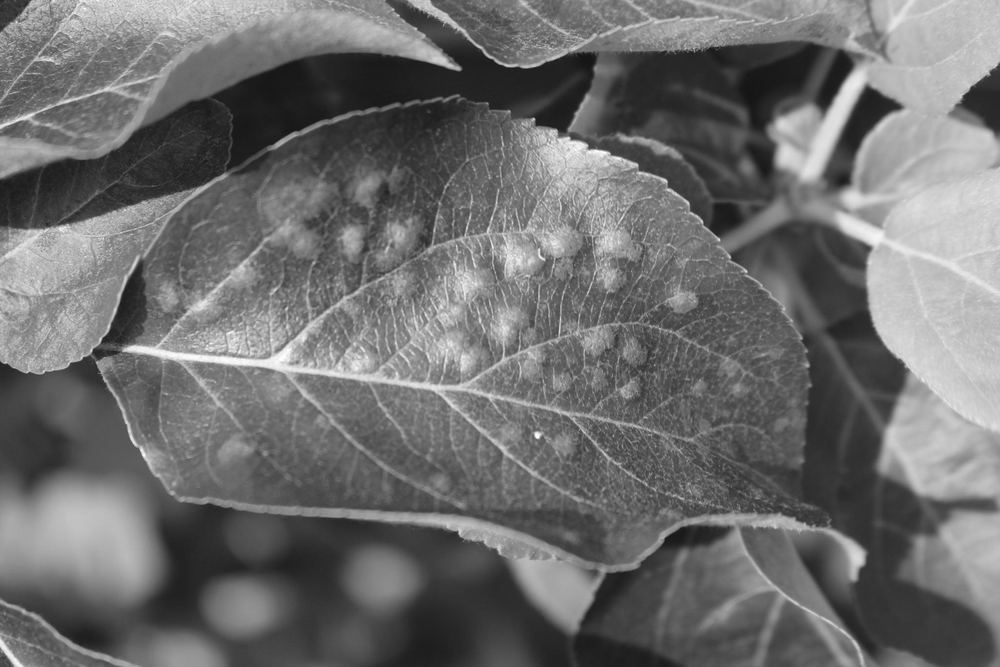
#> input picture Train/Train_2.pgm, 1000 x 667 px, shrunk from 2048 x 1365 before the run, found by its file name
$ jupyter execute main.ipynb
#> lines starting #> are read from the running program, lines starting #| are printed output that depends on the picture; after the words box and inside, x2 and y2 are one past the last pixel; in counts of white or black regions, pixels touching at a corner belong together; long printed decimals are rounded
# Plant Disease Detection

[cell 1]
import cv2 as cv
import numpy as np
import matplotlib.pyplot as plt
from math import exp, sqrt

[cell 2]
filenames = [".\Train\Train_2.pgm",".\Train\Train_1.pgm",".\Train\Train_3.pgm",".\Train\Train_4.pgm"]
Train1 = cv.imread(filenames[0],0)
#> Train1 is the input picture: shape (667, 1000); min 21, max 255, mean 109.9
Train2 = cv.imread(filenames[1],0)
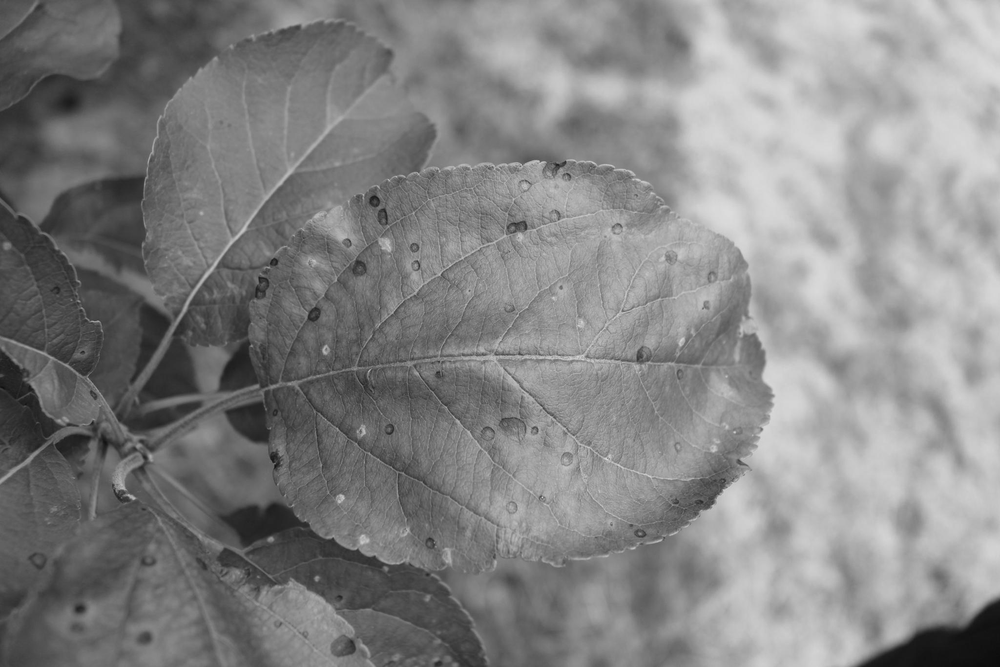
#> input picture Train/Train_1.pgm, 1000 x 667 px, shrunk from 2048 x 1365 before the run, found by its file name
#> Train2 is the input picture: shape (667, 1000); min 12, max 220, mean 132.3
Train3 = cv.imread(filenames[2],0)
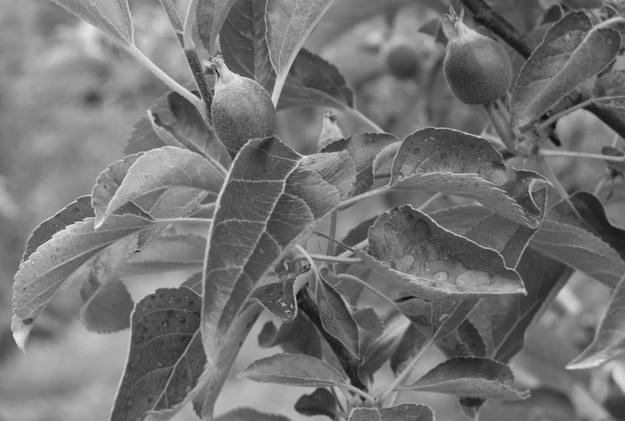
#> input picture Train/Train_3.pgm, 625 x 421 px, shrunk from 1280 x 862 before the run, found by its file name
#> Train3 is the input picture: shape (421, 625); min 14, max 237, mean 116.1
Train4 = cv.imread(filenames[3],0)
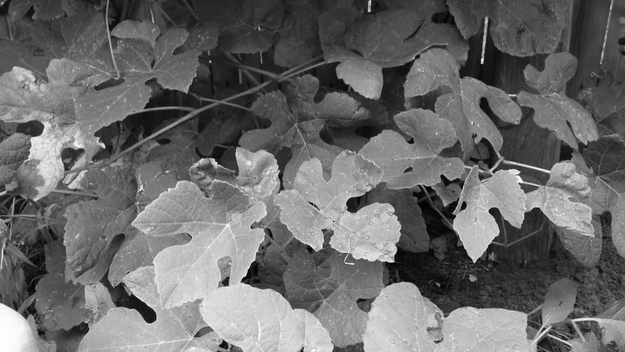
#> input picture Train/Train_4.pgm, 625 x 352 px, shrunk from 1280 x 720 before the run, found by its file name
#> Train4 is the input picture: shape (352, 625); min 0, max 255, mean 106.6

train_images = [Train1, Train2, Train3 ,Train4]

[cell 3]
plt.figure(figsize = (13,8))
plt.imshow(train_images[0],cmap = 'gray')
plt.show()

Detect when an image is Blurry:
https://www.youtube.com/watch?v=5YP7OoMhXbM

[cell 4]
for i in range(len(train_images)):

    laplacian_var = cv.Laplacian(train_images[i],cv.CV_64F).var()
    print("Train image",i+1,":",laplacian_var)

    if laplacian_var < 5:
        print("Image is blurry")
#> this loop made 4 passes
#> laplacian_var on passes 1 to 4: 292.9, 191.7, 321.3, 901.8
#| Train image 1 : 292.943
#| Train image 2 : 191.667
#| Train image 3 : 321.312
#| Train image 4 : 901.805

[cell 5]
# [7 lines of commented-out code are left out]

HomomorphicFilter: https://github.com/glasgio/homomorphic-filter

[cell 6]
import logging
import numpy as np

# Homomorphic filter class
class HomomorphicFilter:
    """Homomorphic filter implemented with diferents filters and an option to an external filter.

    High-frequency filters implemented:
        butterworth
        gaussian
    Attributes:
        a, b: Floats used on emphasis filter:
            H = a + b*H

        .
    """

    def __init__(self, a = 0.5, b = 1.5):
        self.a = float(a)
        self.b = float(b)

    # Filters
    def __butterworth_filter(self, I_shape, filter_params):
        P = I_shape[0]/2
        Q = I_shape[1]/2
        U, V = np.meshgrid(range(I_shape[0]), range(I_shape[1]), sparse=False, indexing='ij')
        Duv = (((U-P)**2+(V-Q)**2)).astype(float)
        H = 1/(1+(Duv/filter_params[0]**2)**filter_params[1])
        return (1 - H)

    def __gaussian_filter(self, I_shape, filter_params):
        P = I_shape[0]/2
        Q = I_shape[1]/2
        H = np.zeros(I_shape)
        U, V = np.meshgrid(range(I_shape[0]), range(I_shape[1]), sparse=False, indexing='ij')
        Duv = (((U-P)**2+(V-Q)**2)).astype(float)
        H = np.exp((-Duv/(2*(filter_params[0])**2)))
        return (1 - H)

    # Methods
    def __apply_filter(self, I, H):
        H = np.fft.fftshift(H)
        I_filtered = (self.a + self.b*H)*I
        return I_filtered

    def filter(self, I, filter_params, filter='butterworth', H = None):

        """
        Method to apply homormophic filter on an image
        Attributes:
            I: Single channel image
            filter_params: Parameters to be used on filters:
                butterworth:
                    filter_params[0]: Cutoff frequency
                    filter_params[1]: Order of filter
                gaussian:
                    filter_params[0]: Cutoff frequency
            filter: Choose of the filter, options:
                butterworth
                gaussian
                external
            H: Used to pass external filter
        """

        #  Validating image
        if len(I.shape) != 2:
            raise Exception('Improper image')

        # Take the image to log domain and then to frequency domain
        I_log = np.log1p(np.array(I, dtype="float"))
        I_fft = np.fft.fft2(I_log)

        # Filters
        if filter=='butterworth':
            H = self.__butterworth_filter(I_shape = I_fft.shape, filter_params = filter_params)
        elif filter=='gaussian':
            H = self.__gaussian_filter(I_shape = I_fft.shape, filter_params = filter_params)
        elif filter=='external':
            print('external')
            if len(H.shape) != 2:
                raise Exception('Invalid external filter')
        else:
            raise Exception('Selected filter not implemented')

        # Apply filter on frequency domain then take the image back to spatial domain
        I_fft_filt = self.__apply_filter(I = I_fft, H = H)
        I_filt = np.fft.ifft2(I_fft_filt)
        I = np.exp(np.real(I_filt))-1
        return np.uint8(I)
# End of class HomomorphicFilter

homo_filter = HomomorphicFilter(a = 1, b = 0.8)
homo_filtered = homo_filter.filter(I=train_images[0], filter_params=[30,2])
#> in filter, `I_log = np.log1p(np.array(I, dtype="float"))`:
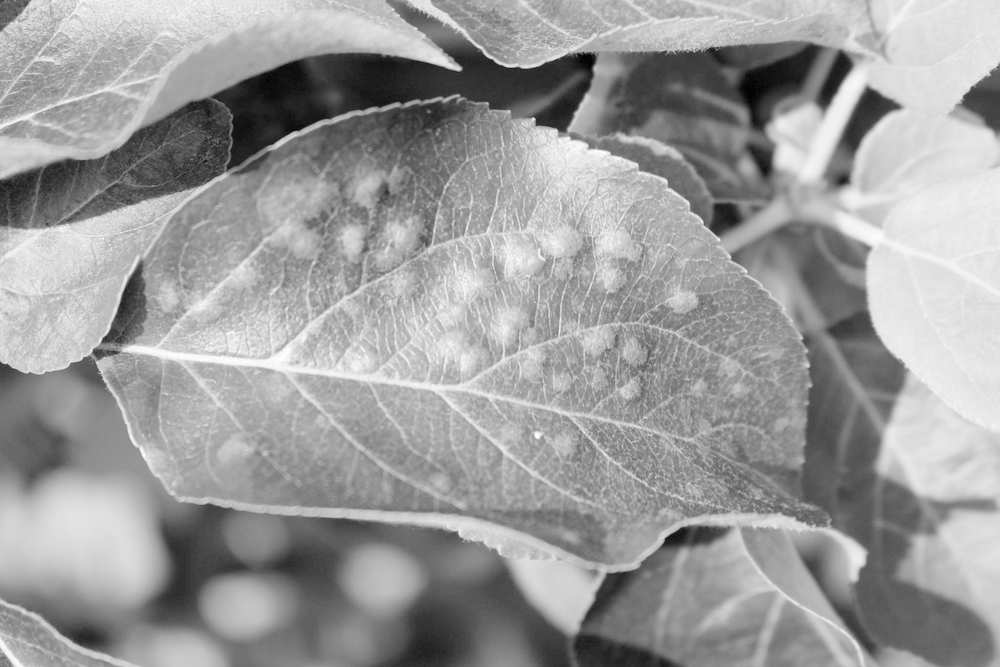
#> I_log: shape (667, 1000) float64; min 3.09, max 5.55, mean 4.59; drawn with min black and max white
#> in __apply_filter, `H = np.fft.fftshift(H)`:
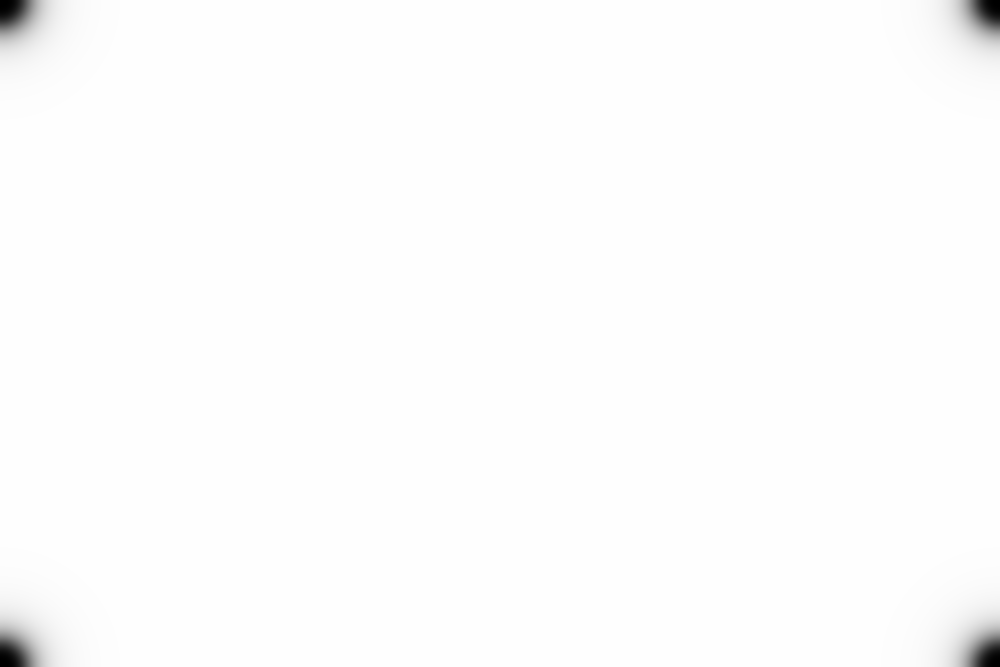
#> H: shape (667, 1000) float64; min 7.72e-08, max 1, mean 0.993
#> in filter, `I = np.exp(np.real(I_filt))-1`:
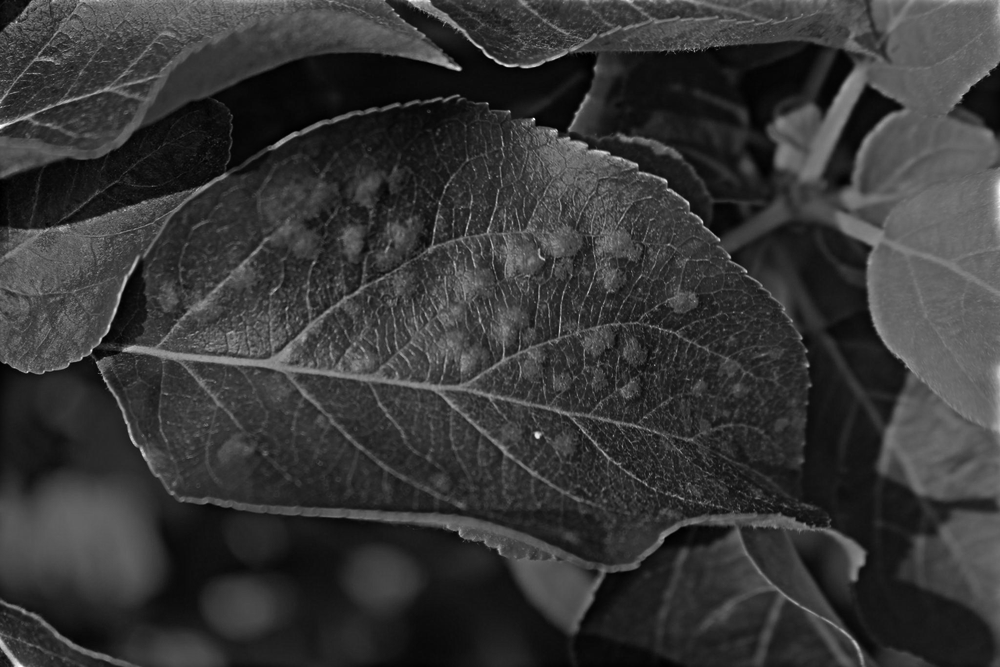
#> I: shape (667, 1000) float64; min 12, max 476.6, mean 112.5; drawn with min black and max white
# plt.figure(figsize = (13,8))
# plt.imshow(homo_filtered,cmap = 'gray')
# plt.show()

median_filtered = cv.medianBlur(homo_filtered,5)
# [4 lines of commented-out code are left out]

edges1 = cv.Canny(median_filtered,80,255)
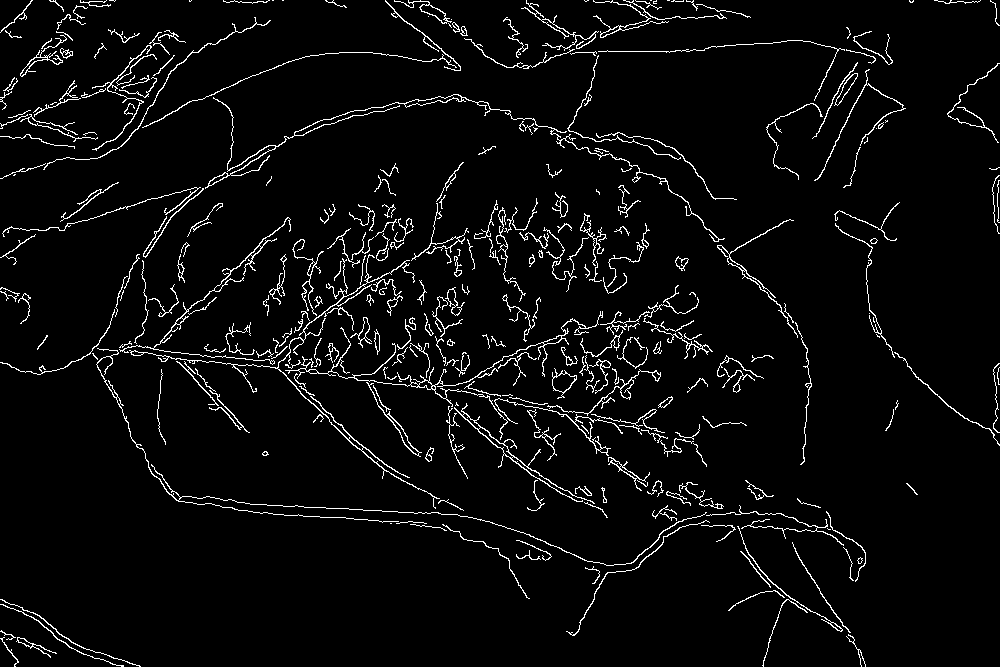
#> edges1: shape (667, 1000); 4.3% white in thin lines or dots
# [4 lines of commented-out code are left out]

_,th = cv.threshold(edges1,0,255,cv.THRESH_BINARY+ cv.THRESH_OTSU)
# [4 lines of commented-out code are left out]

[cell 7]
homo_filter = HomomorphicFilter(a = 0.98, b = 1)
homo_filtered = homo_filter.filter(I=train_images[0], filter_params=[30,2])

median = cv.medianBlur(homo_filtered,5)

_,th = cv.threshold(homo_filtered,0,255,cv.THRESH_BINARY+ cv.THRESH_OTSU)
#> th: shape (667, 1000); 36.6% white; 1915 white regions (1685 under 20 px), largest, box (x1, y1, x2, y2) and area: (396, 0, 1000, 640) 83413, (119, 117, 721, 505) 57355, (0, 0, 462, 178) 24071

plt.figure(figsize = (13,8))
plt.title("Threshold")
plt.imshow(th,cmap = 'gray')
plt.show()

kernel = np.ones((3,3), np.uint8)
erosion = cv.erode(th,kernel, iterations = 1)
#> erosion: shape (667, 1000); 25.1% white; 1012 white regions (841 under 20 px), largest, box (x1, y1, x2, y2) and area: (609, 0, 1000, 506) 69050, (0, 0, 446, 177) 15876, (0, 482, 153, 596) 13064
dilation = cv.dilate(th,kernel,iterations = 1)
#> dilation: shape (667, 1000); 49% white; 457 white regions (227 under 20 px), largest, box (x1, y1, x2, y2) and area: (0, 116, 868, 667) 158739, (395, 0, 1000, 641) 93271, (0, 0, 463, 179) 32582
opening = cv.morphologyEx(th, cv.MORPH_OPEN, kernel)
#> opening: shape (667, 1000); 32.1% white; 650 white regions (349 under 20 px), largest, box (x1, y1, x2, y2) and area: (549, 0, 1000, 507) 74785, (0, 0, 449, 178) 20447, (148, 253, 495, 481) 20290
closing = cv.morphologyEx(th, cv.MORPH_CLOSE, kernel)
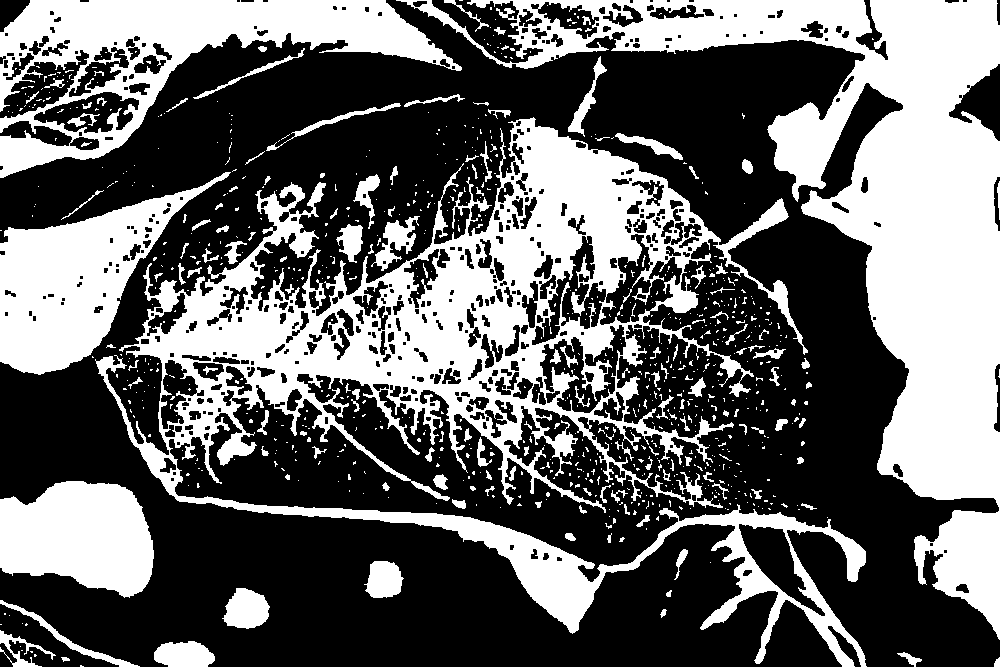
#> closing: shape (667, 1000); 39.8% white; 867 white regions (715 under 20 px), largest, box (x1, y1, x2, y2) and area: (95, 117, 867, 667) 98521, (396, 0, 1000, 640) 87072, (0, 0, 462, 178) 27471

plt.figure(figsize = (13,8))
plt.title("Eroded Image")
plt.imshow(erosion,cmap = 'gray')
plt.show()

plt.figure(figsize = (13,8))
plt.title("Dilated Image")
plt.imshow(dilation,cmap = 'gray')
plt.show()

plt.figure(figsize = (13,8))
plt.title("Opened Image")
plt.imshow(opening,cmap = 'gray')
plt.show()

plt.figure(figsize = (13,8))
plt.title("Closed Image")
plt.imshow(closing,cmap = 'gray')
plt.show()
